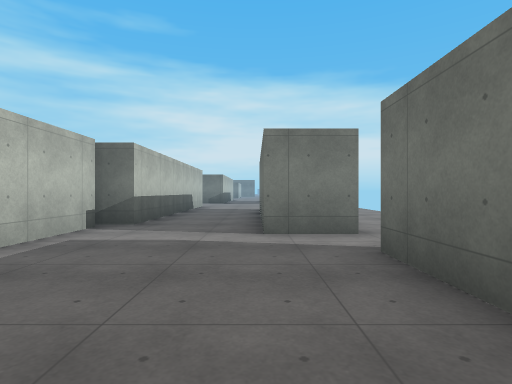
view 1 (above)

24 first-person views from a walk through a 3-D level made in the Godot game engine. The camera is 1.3 m above the floor, looks level and sees 80° across. The floor is counted in squares, 2 m on a side. Each view is taken from the middle of a square. On the plan, view 1 faces up. The plan holds only what a view shows up to about 10 squares ahead; the rest is blank. The place goes on beyond the plan. Surface patterns are stand-ins for the level's own textures.

view 2
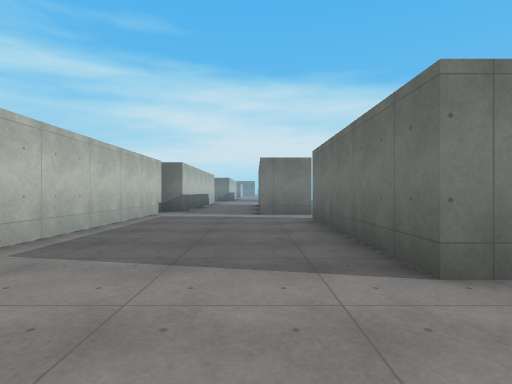

view 3
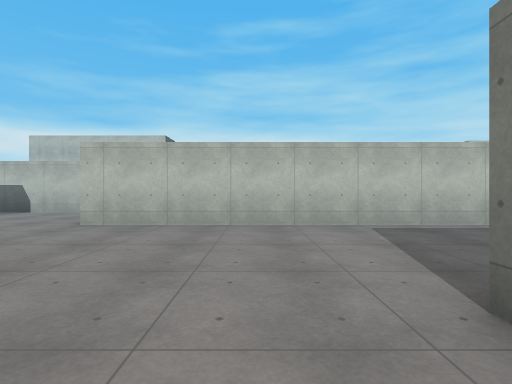

view 4
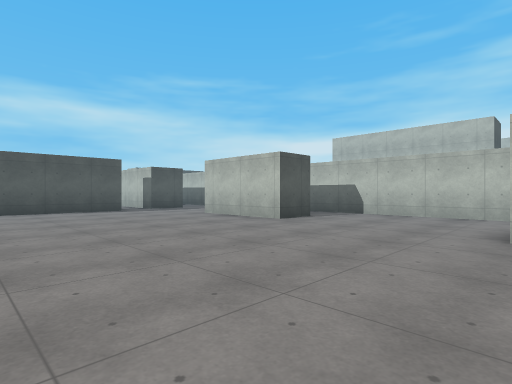

view 5
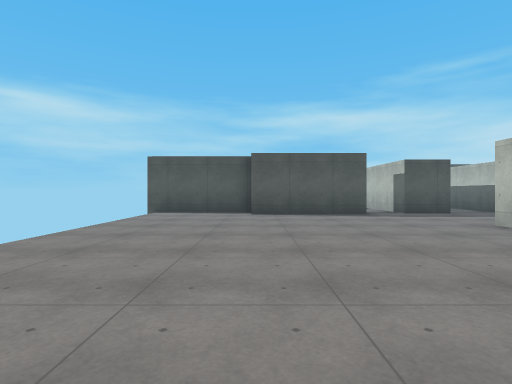

view 6
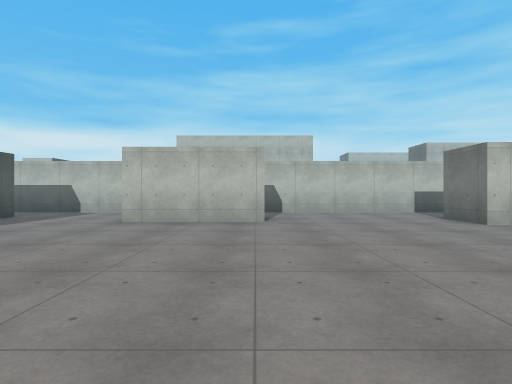

view 7
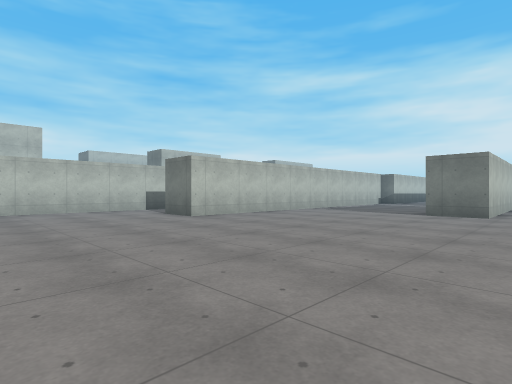

view 8
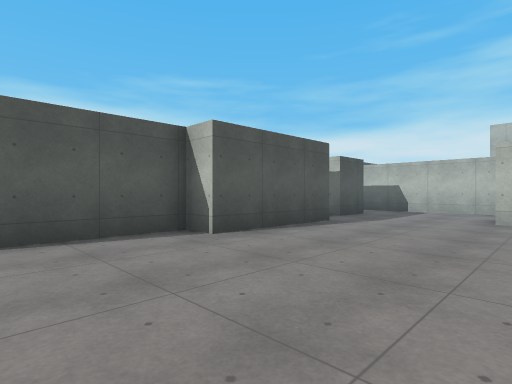

view 9
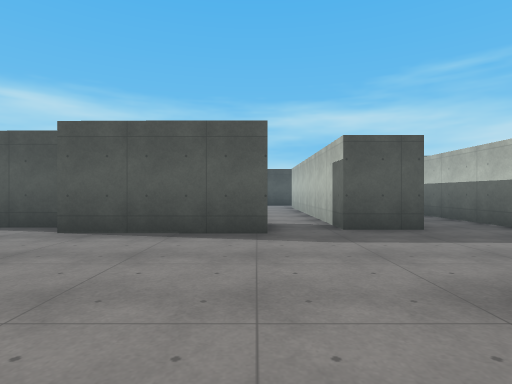

view 10
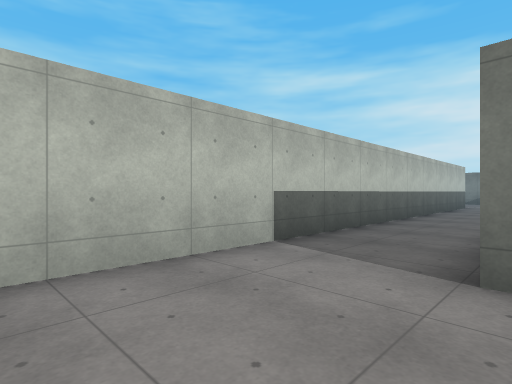

view 11
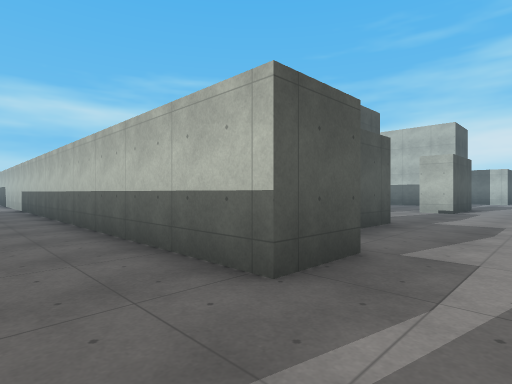

view 12
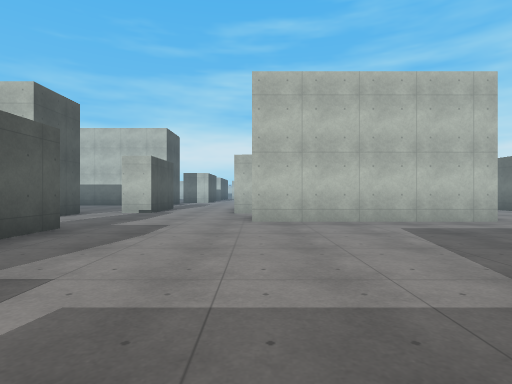

view 13
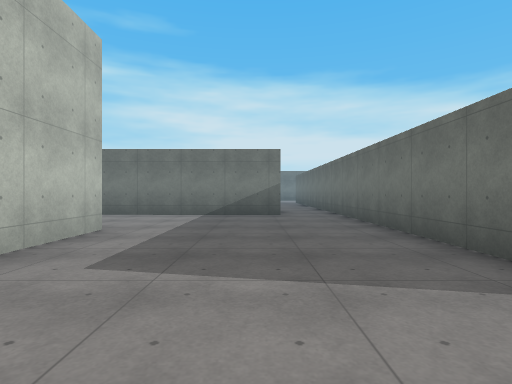

view 14
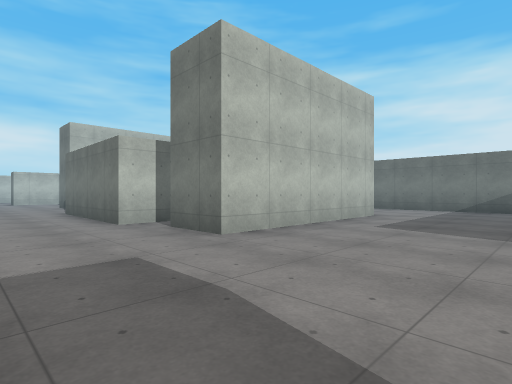

view 15
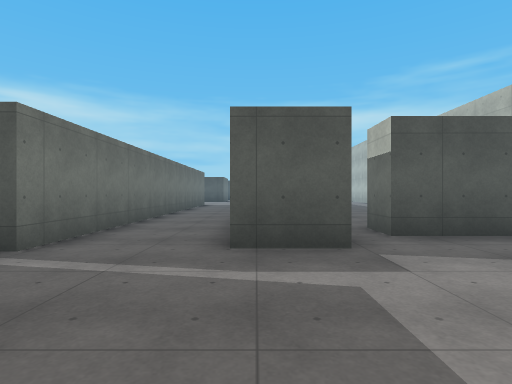

view 16
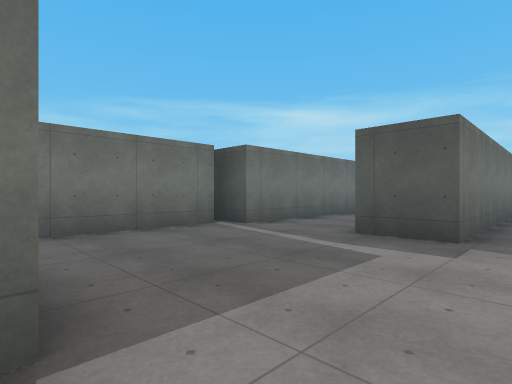

view 17
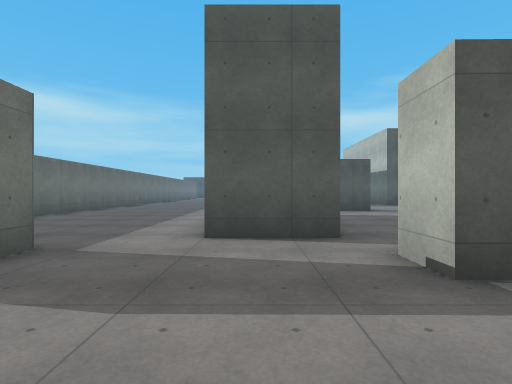

view 18
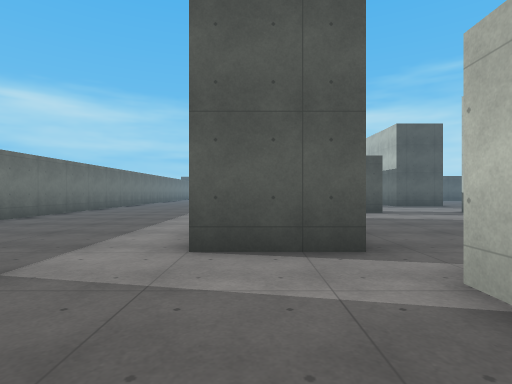

view 19
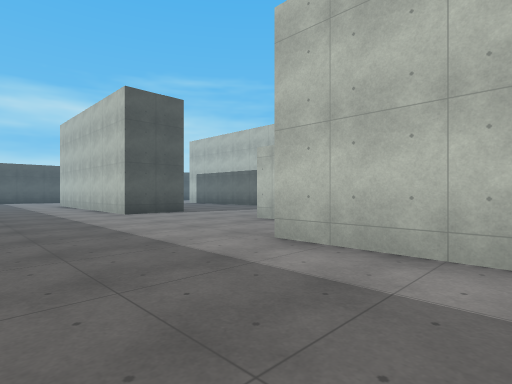

view 20
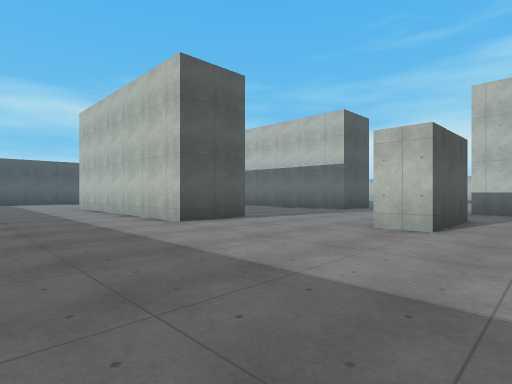

view 21
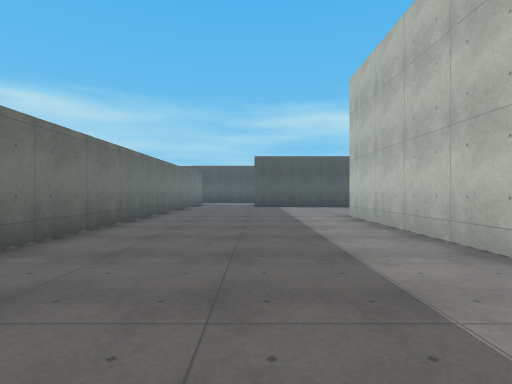

view 22
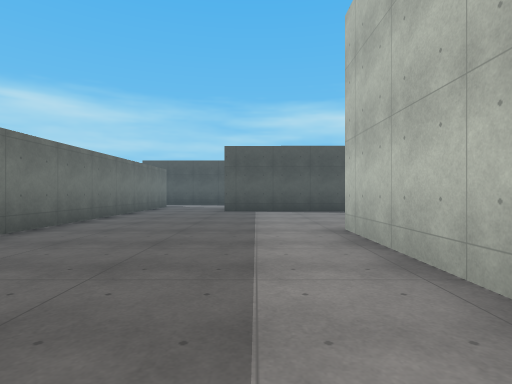

view 23
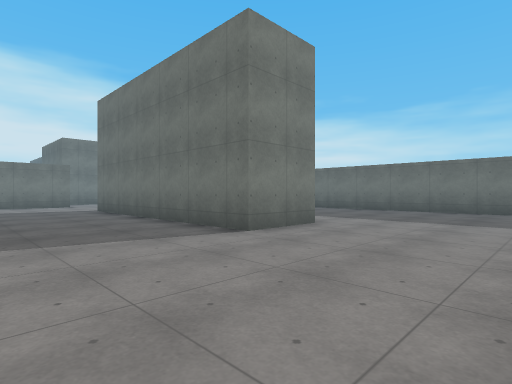

view 24
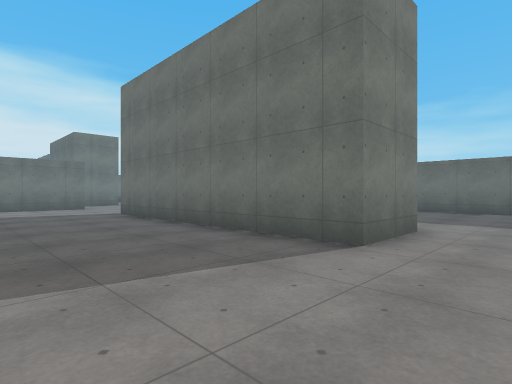

### Floor plan
Key: @ floor where view 1 was taken; # wall or solid block; x gap in a wall; . floor; B block; O other object.
Columns run from 19 left of view 1 to 4 right of it. Each row starts with its distance up from view 1.
 18           ..#
 17      #####..#
 16      .......#
 15      .......#
 14      .......#
 13       O.....#
 12       O.....#
 11       O.....#
 10       O.....#   #..
  9       O........##..#
  8 ####xOO........##..#  .
  7 ...............##..# ..
  6 ................#..# .
  5   .........##..##..##.
  4   ##....##x##..##.....
  3    ........##..##....#
  2   ..BB.....##..##....#
  1  ... B.....##..##....#
  0  ... B.....##..##..@.#.
 -1 .... B.....##..##....#.
 -2 ...  B.....##.. #......
 -3 ...........##.. #......
 -4 .OOO.......##.. #......
 -5  .........  #.. #......
 -6 ..........  #..##.......
 -7 ..........  #...........
 -8  ...OO....  #...........
 -9  ...OO..... #...........
-10  ...OO..... #...........
-11  ...OO.....##.BB........
-12 ....OO.....#   B........
-13 ....OO.....#   B........
-14 ....OO.....##..B........
-15 ....OO.....##...........
-16 ...........##...........
-17 ...........##....####...
-18 ...........##.OO.   #OOO
-19 ...........##. O..
-20      ......##. O..

Where each view was taken, in squares from view 1:
view 1: 0 up, 0 right, facing up
view 2: 4 down, 0 right, facing up
view 3: 3 down, 3 right, facing left
view 4: 6 down, 2 right, facing down-left
view 5: 8 down, 1 right, facing down
view 6: 11 down, 3 right, facing left
view 7: 11 down, 4 right, facing up-left
view 8: 13 down, 4 right, facing down-left
view 9: 12 down, 2 left, facing down
view 10: 9 down, 4 left, facing up-left
view 11: 7 up, 5 left, facing down-left
view 12: 8 up, 6 left, facing left
view 13: 8 up, 10 left, facing up
view 14: 5 up, 9 left, facing up-left
view 15: 9 up, 7 left, facing down
view 16: 10 up, 9 left, facing down-right
view 17: 7 up, 14 left, facing down
view 18: 6 up, 14 left, facing down
view 19: 1 up, 10 left, facing down-left
view 20: 2 down, 10 left, facing down-left
view 21: 7 down, 11 left, facing down
view 22: 10 down, 12 left, facing down
view 23: 19 down, 19 left, facing up-right
view 24: 17 down, 19 left, facing up-right
